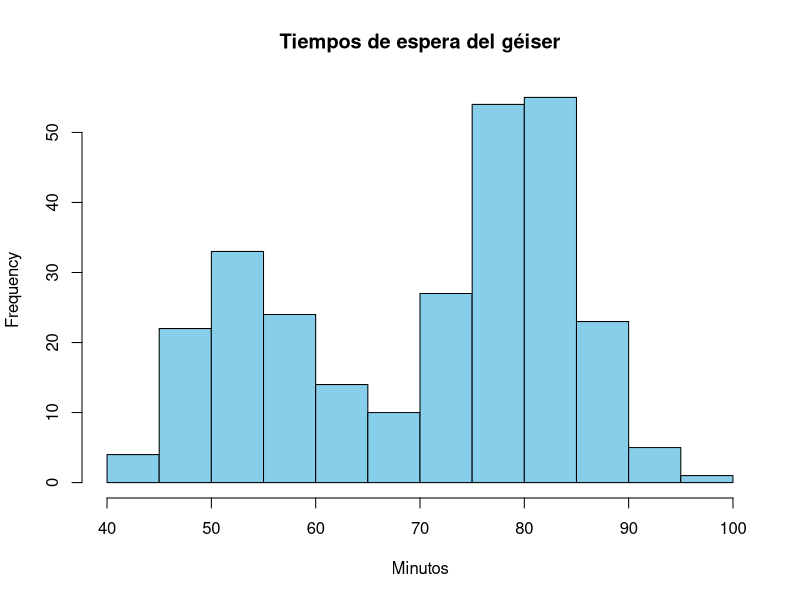
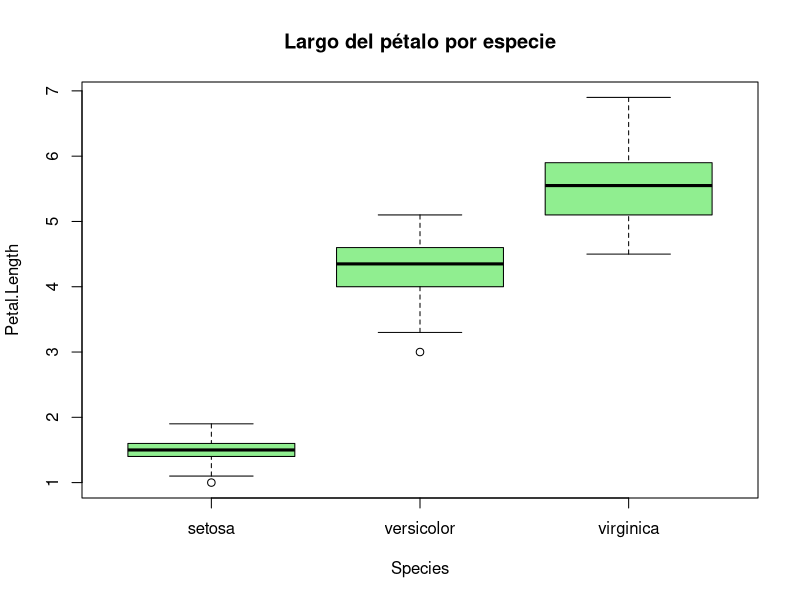
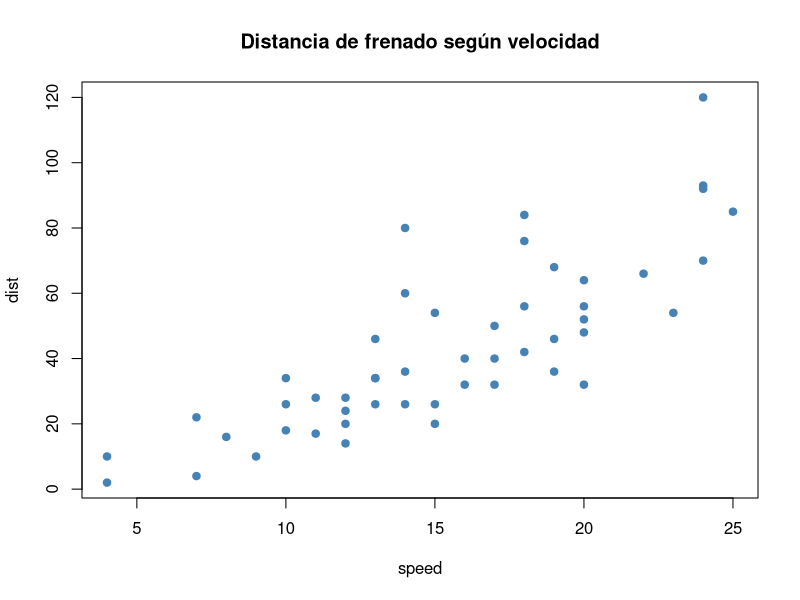

Recreate these plots in R, in order.
## ---- chunk 1
summary(iris)
## ---- chunk 2
hist(faithful$waiting,
     col = "skyblue",
     main = "Tiempos de espera del géiser",
     xlab = "Minutos")
## ---- chunk 3
boxplot(Petal.Length ~ Species,
        data = iris,
        col = "lightgreen",
        main = "Largo del pétalo por especie")
## ---- chunk 4
plot(cars, pch = 19, col = "steelblue",
     main = "Distancia de frenado según velocidad")
